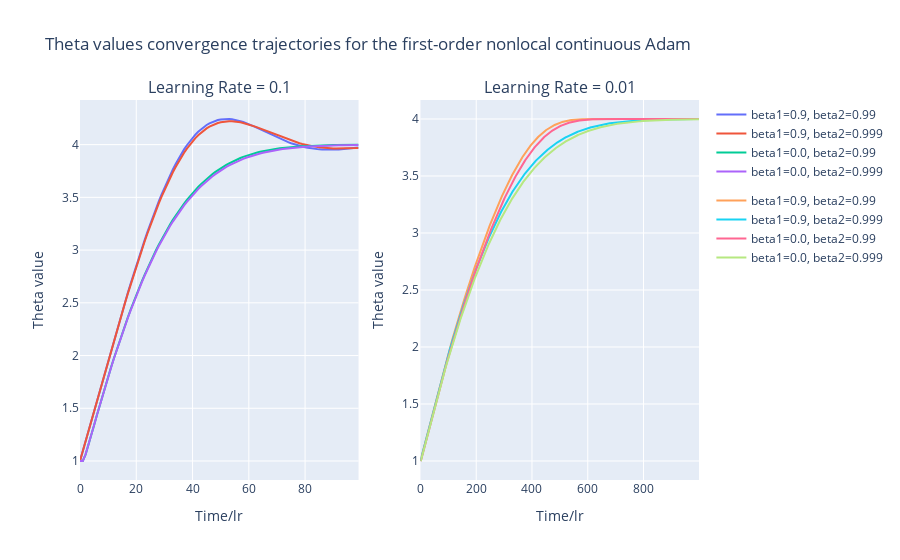
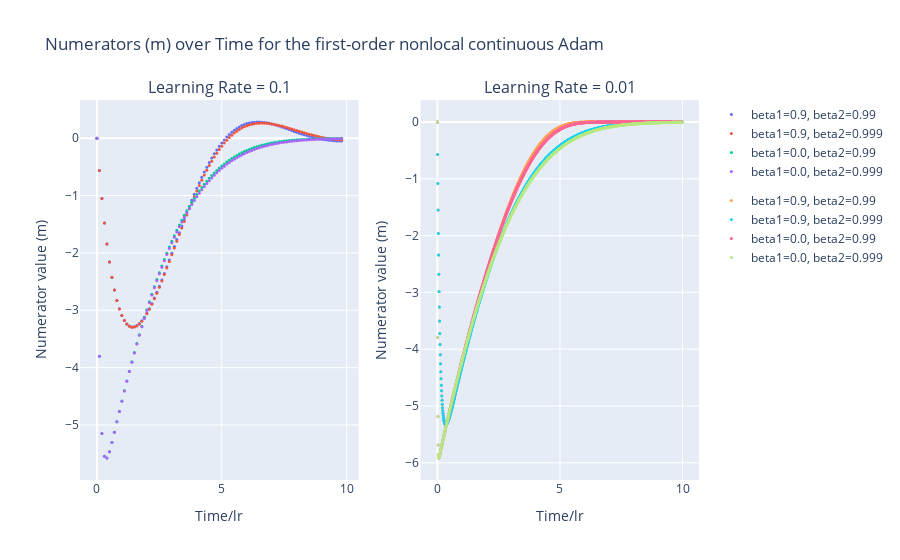
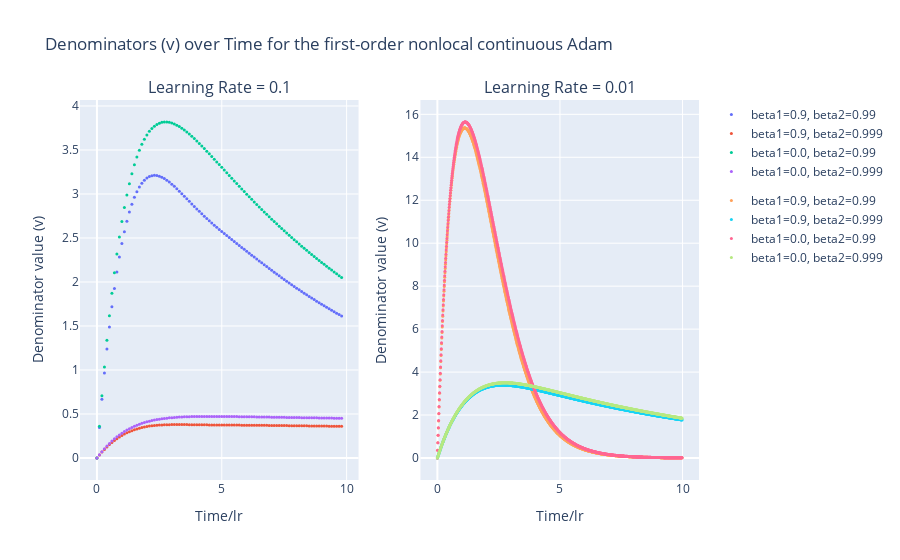

Write notebook code for charts like these, in order.
### Code cell
import plotly.graph_objects as go
from plotly.subplots import make_subplots
import numpy as np

fig_theta = make_subplots(rows=1, cols=n_learning_rates, subplot_titles=[f'Learning Rate = {lr}' for lr in param_grid['lr']])
fig_m = make_subplots(rows=1, cols=n_learning_rates, subplot_titles=[f'Learning Rate = {lr}' for lr in param_grid['lr']])
fig_v = make_subplots(rows=1, cols=n_learning_rates, subplot_titles=[f'Learning Rate = {lr}' for lr in param_grid['lr']])

fig_theta.update_layout(title_text='Theta values convergence trajectories for the first-order nonlocal continuous Adam')
fig_m.update_layout(title_text='Numerators (m) over Time for the first-order nonlocal continuous Adam')
fig_v.update_layout(title_text='Denominators (v) over Time for the first-order nonlocal continuous Adam')

for i, lr in enumerate(param_grid['lr']):

    filtered_params = [p for p in param_list if p['lr'] == lr]

    for params in filtered_params:
        print(f'\nNonlocal Continuous Adam Configuration: {params}')

        solver = NonlocalSolverMomentum(f=f, dL=dL, t_span=t, y0=np.array([1.0]), alpha=params['lr'],
                                        betas=[params['beta1'], params['beta2']])
        t_values, y_values = solver.solve()
        
        label = f"beta1={params['beta1']}, beta2={params['beta2']}"

        # Agregar datos a la figura de theta
        fig_theta.add_trace(go.Scatter(
            x=t_values/params['lr'],
            y=y_values,
            mode='lines',
            name=label,
            legendgroup=f'LR={lr}',
        ), row=1, col=i+1)
        
        # Obtener los valores de numerators y denominators
        numerators = solver.m
        denominators = solver.v

        # Agregar datos a la figura de numerators
        fig_m.add_trace(go.Scatter(
            x=[item[0] for item in numerators],
            y=[item[1]/params['lr'] for item in numerators],
            mode='markers',
            marker=dict(size=3),
            name=label,
            legendgroup=f'LR={lr}',
        ), row=1, col=i+1)
        
        # Agregar datos a la figura de denominators
        fig_v.add_trace(go.Scatter(
            x=[item[0] for item in denominators],
            y=[item[1]/params['lr'] for item in denominators],
            mode='markers',
            marker=dict(size=3),
            name=label,
            legendgroup=f'LR={lr}',
        ), row=1, col=i+1)

# Actualización de los ejes
fig_theta.update_xaxes(title_text="Time/lr")
fig_theta.update_yaxes(title_text="Theta value")

fig_m.update_xaxes(title_text="Time/lr")
fig_m.update_yaxes(title_text="Numerator value (m)")

fig_v.update_xaxes(title_text="Time/lr")
fig_v.update_yaxes(title_text="Denominator value (v)")

# Mostrar las figuras
fig_theta.show()
fig_m.show()
fig_v.show()
